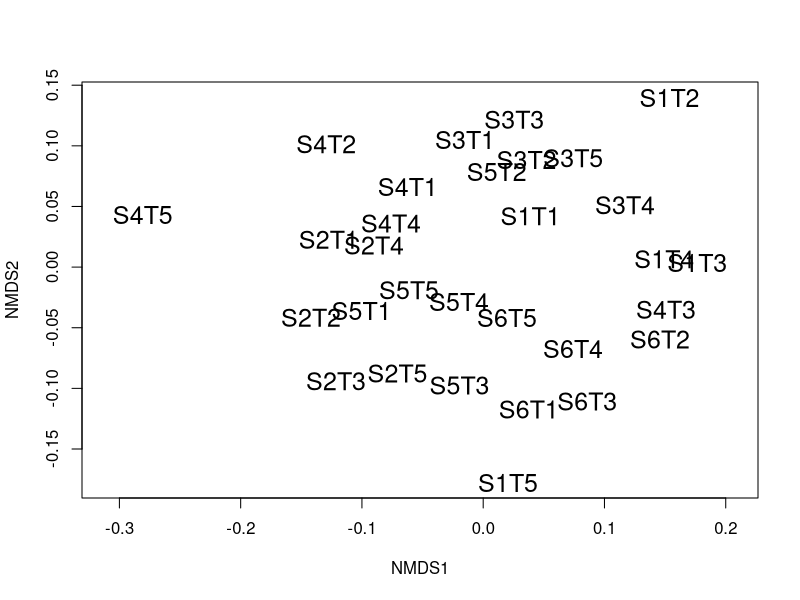
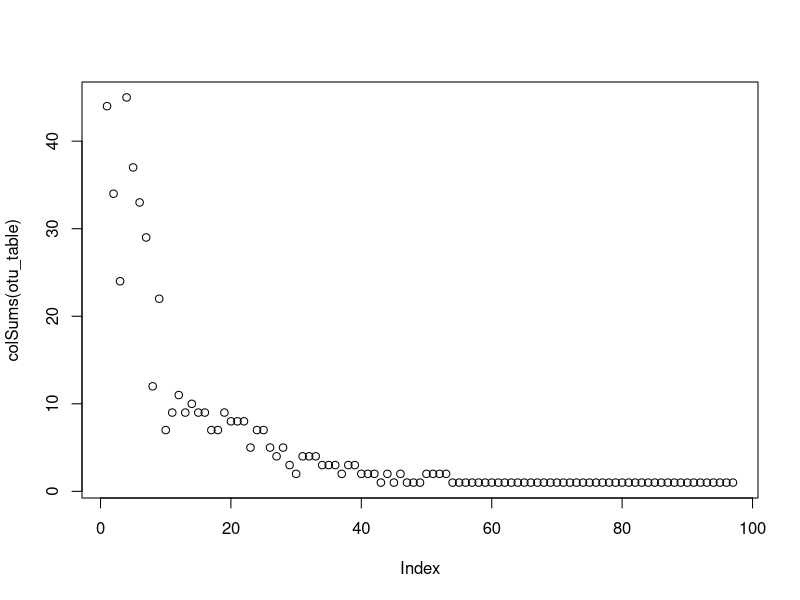
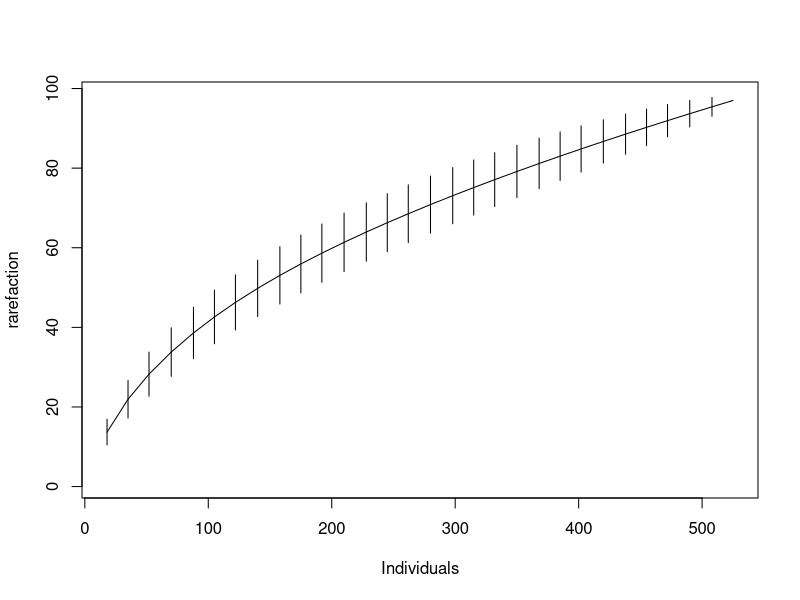
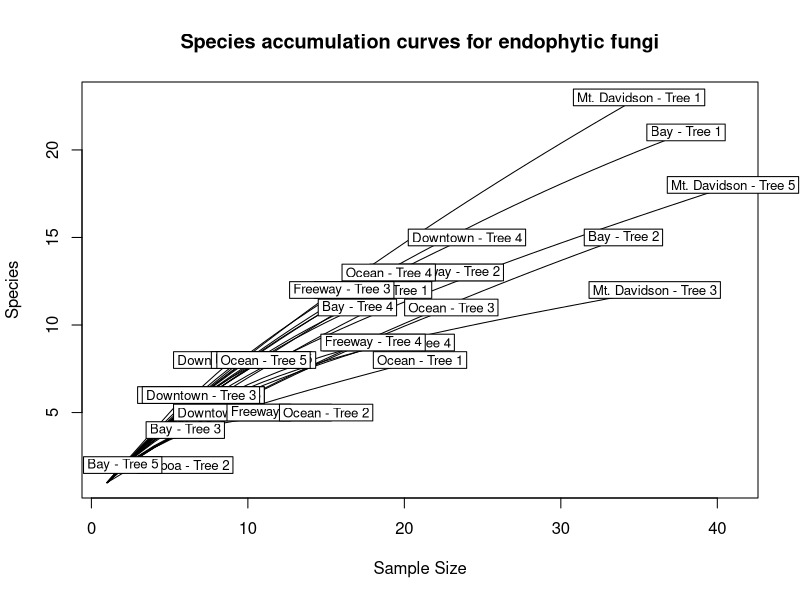
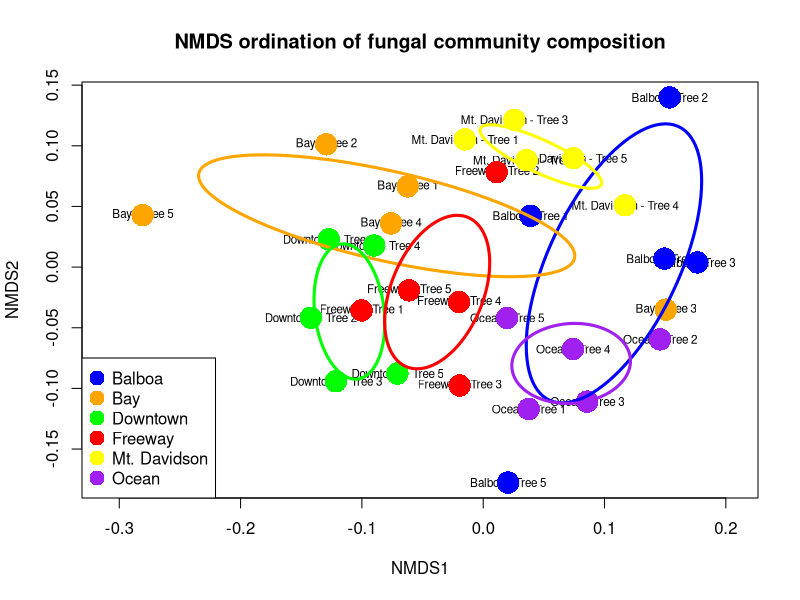

R code for these plots, in order:
# Draft of R script to perform some ecological analyses on clustered data
# originating from single Sanger ITS reads

# Originally written by Naupaka Zimmerman
# [email]
# August 24, 2017

## TODO: Fix paths for the files

# load libraries
library("dplyr")
library("tidyr")
library("vegan")

# load files
otus <- read.table("seq_with_OTU_ID.txt")
groups <- read.table("groupfile.tsv")
trees <- read.csv("metadata/M_excel_tree_metadata.csv",
                  stringsAsFactors = FALSE)

# count by groups instead of trees
otu_table <- otus %>%
  left_join(groups, by = c("V1" = "V1")) %>%
  group_by(V2.x, V2.y) %>%
  summarize(count = n()) %>%
  spread(V2.x, count, fill = 0)

# get rid of rows with NA
otu_table <- as.data.frame(na.omit(otu_table))

# fix row name problems for vegan
row.names(otu_table) <- otu_table[, 1]
otu_table <- otu_table[, -1]

# drop out USF test sample
otu_table <- otu_table[1:30,]

# do and plot ordination with this matrix
plot(metaMDS(otu_table), type = "t", display = "sites", cex = 1.5)

# fix row names to be more readable
row.names(otu_table) <- c(paste("Balboa - Tree", 1:5),
                         paste("Downtown - Tree", 1:5),
                         paste("Mt. Davidson - Tree", 1:5),
                         paste("Bay - Tree", 1:5),
                         paste("Freeway - Tree", 1:5),
                         paste("Ocean - Tree", 1:5))


#save a pdf of the rarefaction curve
pdf("figures/prelim_rarecurve.pdf")
rarecurve(otu_table, main = "Species accumulation curves for endophytic fungi")
dev.off()

# some more species accumulation curves
plot(colSums(otu_table))
plot(specaccum(otu_table, method = "rare"), xvar = "individuals")


# more sophisticaed multi-step ordination plotting
ord_obj <- metaMDS(otu_table)

group_labels <- c(rep("Balboa", 5),
                  rep("Downtown", 5),
                  rep("Mt. Davidson", 5),
                  rep("Bay", 5),
                  rep("Freeway", 5),
                  rep("Ocean", 5))
pdf("figures/prelim_ordination.pdf")
plot(ord_obj,
     display = "sites",
     type = "t",
     main = "NMDS ordination of fungal community composition")

points(ord_obj,
       display = "sites",
       col = c(rep("blue", 5),
               rep("green", 5),
               rep("yellow", 5),
               rep("orange", 5),
               rep("red", 5),
               rep("purple", 5)),
       cex = 3,
       pch = 16)

legend("bottomleft",
       legend = levels(factor(group_labels)),
       pch = 16,
       cex = 1,
       pt.cex = 2,
       col = c("blue",
               "orange",
               "green",
               "red",
               "yellow",
               "purple"))

ordiellipse(ord_obj,
            groups =group_labels,
            label = FALSE,
            col = c("blue",
                    "orange",
                    "green",
                    "red",
                    "yellow",
                    "purple"),
            lwd = 3)
dev.off()
